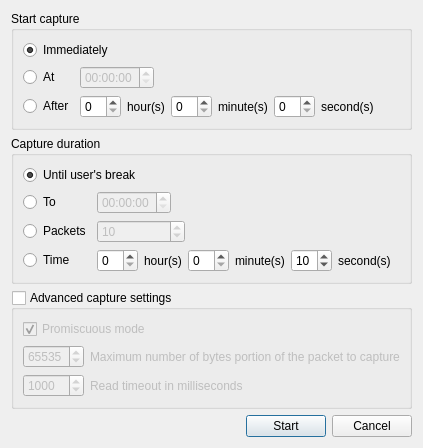
<?xml version="1.0" encoding="UTF-8"?>
<ui version="4.0">
 <class>StartCaptureDialogClass</class>
 <widget class="QDialog" name="StartCaptureDialogClass">
  <property name="geometry">
   <rect>
    <x>0</x>
    <y>0</y>
    <width>395</width>
    <height>402</height>
   </rect>
  </property>
  <property name="windowTitle">
   <string>Capture settings</string>
  </property>
  <property name="windowIcon">
   <iconset resource="images.qrc">
    <normaloff>:/images/16_start.png</normaloff>:/images/16_start.png</iconset>
  </property>
  <layout class="QGridLayout" name="gridLayout">
   <property name="sizeConstraint">
    <enum>QLayout::SetFixedSize</enum>
   </property>
   <item row="1" column="0">
    <widget class="QGroupBox" name="groupBox">
     <property name="title">
      <string>Capture duration</string>
     </property>
     <layout class="QGridLayout" name="gridLayout_2">
      <item row="0" column="0" colspan="3">
       <widget class="QRadioButton" name="radioButtonUser">
        <property name="sizePolicy">
         <sizepolicy hsizetype="Fixed" vsizetype="Fixed">
          <horstretch>0</horstretch>
          <verstretch>0</verstretch>
         </sizepolicy>
        </property>
        <property name="text">
         <string>Until user's break</string>
        </property>
        <property name="checked">
         <bool>true</bool>
        </property>
       </widget>
      </item>
      <item row="2" column="0">
       <widget class="QRadioButton" name="radioButtonPackets">
        <property name="sizePolicy">
         <sizepolicy hsizetype="Fixed" vsizetype="Fixed">
          <horstretch>0</horstretch>
          <verstretch>0</verstretch>
         </sizepolicy>
        </property>
        <property name="text">
         <string>Packets</string>
        </property>
       </widget>
      </item>
      <item row="4" column="0">
       <widget class="QRadioButton" name="radioButtonTime">
        <property name="sizePolicy">
         <sizepolicy hsizetype="Maximum" vsizetype="Fixed">
          <horstretch>0</horstretch>
          <verstretch>0</verstretch>
         </sizepolicy>
        </property>
        <property name="text">
         <string>Time</string>
        </property>
       </widget>
      </item>
      <item row="2" column="1">
       <widget class="QSpinBox" name="spinBoxPackets">
        <property name="enabled">
         <bool>false</bool>
        </property>
        <property name="sizePolicy">
         <sizepolicy hsizetype="Maximum" vsizetype="Fixed">
          <horstretch>0</horstretch>
          <verstretch>0</verstretch>
         </sizepolicy>
        </property>
        <property name="minimumSize">
         <size>
          <width>88</width>
          <height>0</height>
         </size>
        </property>
        <property name="wrapping">
         <bool>true</bool>
        </property>
        <property name="frame">
         <bool>true</bool>
        </property>
        <property name="buttonSymbols">
         <enum>QAbstractSpinBox::UpDownArrows</enum>
        </property>
        <property name="accelerated">
         <bool>true</bool>
        </property>
        <property name="minimum">
         <number>1</number>
        </property>
        <property name="maximum">
         <number>2147483647</number>
        </property>
        <property name="value">
         <number>10</number>
        </property>
       </widget>
      </item>
      <item row="4" column="1">
       <widget class="QFrame" name="frameDuration">
        <property name="enabled">
         <bool>true</bool>
        </property>
        <property name="frameShape">
         <enum>QFrame::NoFrame</enum>
        </property>
        <property name="lineWidth">
         <number>0</number>
        </property>
        <layout class="QGridLayout" name="gridLayout_6">
         <property name="margin">
          <number>0</number>
         </property>
         <item row="0" column="0">
          <widget class="QSpinBox" name="spinBoxH">
           <property name="enabled">
            <bool>true</bool>
           </property>
           <property name="sizePolicy">
            <sizepolicy hsizetype="Maximum" vsizetype="Fixed">
             <horstretch>0</horstretch>
             <verstretch>0</verstretch>
            </sizepolicy>
           </property>
           <property name="wrapping">
            <bool>false</bool>
           </property>
           <property name="accelerated">
            <bool>true</bool>
           </property>
           <property name="maximum">
            <number>23</number>
           </property>
           <property name="value">
            <number>0</number>
           </property>
          </widget>
         </item>
         <item row="0" column="1">
          <widget class="QLabel" name="labelH">
           <property name="enabled">
            <bool>true</bool>
           </property>
           <property name="sizePolicy">
            <sizepolicy hsizetype="Maximum" vsizetype="Preferred">
             <horstretch>0</horstretch>
             <verstretch>0</verstretch>
            </sizepolicy>
           </property>
           <property name="text">
            <string>hour(s)</string>
           </property>
          </widget>
         </item>
         <item row="0" column="2">
          <widget class="QSpinBox" name="spinBoxM">
           <property name="enabled">
            <bool>true</bool>
           </property>
           <property name="sizePolicy">
            <sizepolicy hsizetype="Maximum" vsizetype="Fixed">
             <horstretch>0</horstretch>
             <verstretch>0</verstretch>
            </sizepolicy>
           </property>
           <property name="accelerated">
            <bool>true</bool>
           </property>
           <property name="maximum">
            <number>59</number>
           </property>
          </widget>
         </item>
         <item row="0" column="3">
          <widget class="QLabel" name="labelM">
           <property name="enabled">
            <bool>true</bool>
           </property>
           <property name="sizePolicy">
            <sizepolicy hsizetype="Maximum" vsizetype="Preferred">
             <horstretch>0</horstretch>
             <verstretch>0</verstretch>
            </sizepolicy>
           </property>
           <property name="text">
            <string>minute(s)</string>
           </property>
          </widget>
         </item>
         <item row="0" column="4">
          <widget class="QSpinBox" name="spinBoxS">
           <property name="enabled">
            <bool>true</bool>
           </property>
           <property name="sizePolicy">
            <sizepolicy hsizetype="Maximum" vsizetype="Fixed">
             <horstretch>0</horstretch>
             <verstretch>0</verstretch>
            </sizepolicy>
           </property>
           <property name="alignment">
            <set>Qt::AlignLeading|Qt::AlignLeft|Qt::AlignVCenter</set>
           </property>
           <property name="accelerated">
            <bool>true</bool>
           </property>
           <property name="maximum">
            <number>59</number>
           </property>
           <property name="value">
            <number>10</number>
           </property>
          </widget>
         </item>
         <item row="0" column="5">
          <widget class="QLabel" name="labelS">
           <property name="enabled">
            <bool>true</bool>
           </property>
           <property name="sizePolicy">
            <sizepolicy hsizetype="Maximum" vsizetype="Preferred">
             <horstretch>0</horstretch>
             <verstretch>0</verstretch>
            </sizepolicy>
           </property>
           <property name="text">
            <string>second(s)</string>
           </property>
          </widget>
         </item>
        </layout>
       </widget>
      </item>
      <item row="1" column="0">
       <widget class="QRadioButton" name="radioButtonTo">
        <property name="sizePolicy">
         <sizepolicy hsizetype="Fixed" vsizetype="Fixed">
          <horstretch>0</horstretch>
          <verstretch>0</verstretch>
         </sizepolicy>
        </property>
        <property name="text">
         <string>To</string>
        </property>
       </widget>
      </item>
      <item row="1" column="1">
       <widget class="QTimeEdit" name="timeEditTo">
        <property name="enabled">
         <bool>false</bool>
        </property>
        <property name="sizePolicy">
         <sizepolicy hsizetype="Fixed" vsizetype="Fixed">
          <horstretch>0</horstretch>
          <verstretch>0</verstretch>
         </sizepolicy>
        </property>
        <property name="wrapping">
         <bool>false</bool>
        </property>
        <property name="alignment">
         <set>Qt::AlignLeading|Qt::AlignLeft|Qt::AlignVCenter</set>
        </property>
        <property name="accelerated">
         <bool>true</bool>
        </property>
        <property name="minimumTime">
         <time>
          <hour>0</hour>
          <minute>0</minute>
          <second>0</second>
         </time>
        </property>
       </widget>
      </item>
     </layout>
    </widget>
   </item>
   <item row="2" column="0">
    <widget class="QGroupBox" name="groupBoxAdvanced">
     <property name="enabled">
      <bool>true</bool>
     </property>
     <property name="title">
      <string>Advanced capture settings</string>
     </property>
     <property name="checkable">
      <bool>true</bool>
     </property>
     <property name="checked">
      <bool>false</bool>
     </property>
     <layout class="QGridLayout" name="gridLayout_3">
      <item row="1" column="0">
       <widget class="QSpinBox" name="spinBoxBytesOfPacket">
        <property name="sizePolicy">
         <sizepolicy hsizetype="Fixed" vsizetype="Fixed">
          <horstretch>0</horstretch>
          <verstretch>0</verstretch>
         </sizepolicy>
        </property>
        <property name="wrapping">
         <bool>true</bool>
        </property>
        <property name="accelerated">
         <bool>true</bool>
        </property>
        <property name="minimum">
         <number>1</number>
        </property>
        <property name="maximum">
         <number>65535</number>
        </property>
        <property name="value">
         <number>65535</number>
        </property>
       </widget>
      </item>
      <item row="2" column="0">
       <widget class="QSpinBox" name="spinBoxTimeout">
        <property name="sizePolicy">
         <sizepolicy hsizetype="Preferred" vsizetype="Fixed">
          <horstretch>0</horstretch>
          <verstretch>0</verstretch>
         </sizepolicy>
        </property>
        <property name="wrapping">
         <bool>true</bool>
        </property>
        <property name="accelerated">
         <bool>true</bool>
        </property>
        <property name="maximum">
         <number>65535</number>
        </property>
        <property name="singleStep">
         <number>50</number>
        </property>
        <property name="value">
         <number>1000</number>
        </property>
       </widget>
      </item>
      <item row="1" column="1">
       <widget class="QLabel" name="label_4">
        <property name="text">
         <string>Maximum number of bytes portion of the packet to capture</string>
        </property>
       </widget>
      </item>
      <item row="2" column="1">
       <widget class="QLabel" name="label_5">
        <property name="text">
         <string>Read timeout in milliseconds</string>
        </property>
       </widget>
      </item>
      <item row="0" column="0" colspan="2">
       <widget class="QCheckBox" name="checkBoxMode">
        <property name="text">
         <string>Promiscuous mode</string>
        </property>
        <property name="checked">
         <bool>true</bool>
        </property>
       </widget>
      </item>
     </layout>
    </widget>
   </item>
   <item row="3" column="0">
    <layout class="QHBoxLayout" name="horizontalLayout">
     <property name="sizeConstraint">
      <enum>QLayout::SetMinAndMaxSize</enum>
     </property>
     <item>
      <spacer name="horizontalSpacer">
       <property name="orientation">
        <enum>Qt::Horizontal</enum>
       </property>
       <property name="sizeType">
        <enum>QSizePolicy::Expanding</enum>
       </property>
       <property name="sizeHint" stdset="0">
        <size>
         <width>0</width>
         <height>0</height>
        </size>
       </property>
      </spacer>
     </item>
     <item>
      <widget class="QPushButton" name="pushButtonStart">
       <property name="text">
        <string>Start</string>
       </property>
       <property name="icon">
        <iconset resource="images.qrc">
         <normaloff>:/images/16_start_now.png</normaloff>:/images/16_start_now.png</iconset>
       </property>
       <property name="autoDefault">
        <bool>false</bool>
       </property>
       <property name="default">
        <bool>true</bool>
       </property>
      </widget>
     </item>
     <item>
      <widget class="QPushButton" name="pushButtonCancel">
       <property name="text">
        <string>Cancel</string>
       </property>
       <property name="icon">
        <iconset resource="images.qrc">
         <normaloff>:/images/o_cancel.png</normaloff>:/images/o_cancel.png</iconset>
       </property>
       <property name="autoDefault">
        <bool>false</bool>
       </property>
      </widget>
     </item>
    </layout>
   </item>
   <item row="0" column="0">
    <widget class="QGroupBox" name="groupBox_2">
     <property name="title">
      <string>Start capture</string>
     </property>
     <layout class="QGridLayout" name="gridLayout_4">
      <item row="0" column="0" colspan="4">
       <widget class="QRadioButton" name="radioButtonImmediately">
        <property name="sizePolicy">
         <sizepolicy hsizetype="Fixed" vsizetype="Fixed">
          <horstretch>0</horstretch>
          <verstretch>0</verstretch>
         </sizepolicy>
        </property>
        <property name="text">
         <string>Immediately</string>
        </property>
        <property name="checked">
         <bool>true</bool>
        </property>
       </widget>
      </item>
      <item row="2" column="0">
       <widget class="QRadioButton" name="radioButtonAfter">
        <property name="sizePolicy">
         <sizepolicy hsizetype="Fixed" vsizetype="Fixed">
          <horstretch>0</horstretch>
          <verstretch>0</verstretch>
         </sizepolicy>
        </property>
        <property name="text">
         <string>After</string>
        </property>
       </widget>
      </item>
      <item row="2" column="1" colspan="6">
       <widget class="QFrame" name="frameStart">
        <property name="enabled">
         <bool>true</bool>
        </property>
        <property name="sizePolicy">
         <sizepolicy hsizetype="Fixed" vsizetype="Preferred">
          <horstretch>0</horstretch>
          <verstretch>0</verstretch>
         </sizepolicy>
        </property>
        <property name="lineWidth">
         <number>0</number>
        </property>
        <layout class="QGridLayout" name="gridLayout_5">
         <property name="margin">
          <number>0</number>
         </property>
         <item row="0" column="0">
          <widget class="QSpinBox" name="spinBoxAfterH">
           <property name="enabled">
            <bool>true</bool>
           </property>
           <property name="sizePolicy">
            <sizepolicy hsizetype="Maximum" vsizetype="Fixed">
             <horstretch>0</horstretch>
             <verstretch>0</verstretch>
            </sizepolicy>
           </property>
           <property name="wrapping">
            <bool>false</bool>
           </property>
           <property name="accelerated">
            <bool>true</bool>
           </property>
           <property name="maximum">
            <number>23</number>
           </property>
           <property name="value">
            <number>0</number>
           </property>
          </widget>
         </item>
         <item row="0" column="1">
          <widget class="QLabel" name="labelAfterH">
           <property name="enabled">
            <bool>true</bool>
           </property>
           <property name="sizePolicy">
            <sizepolicy hsizetype="Maximum" vsizetype="Preferred">
             <horstretch>0</horstretch>
             <verstretch>0</verstretch>
            </sizepolicy>
           </property>
           <property name="text">
            <string>hour(s)</string>
           </property>
          </widget>
         </item>
         <item row="0" column="2">
          <widget class="QSpinBox" name="spinBoxAfterM">
           <property name="enabled">
            <bool>true</bool>
           </property>
           <property name="sizePolicy">
            <sizepolicy hsizetype="Maximum" vsizetype="Fixed">
             <horstretch>0</horstretch>
             <verstretch>0</verstretch>
            </sizepolicy>
           </property>
           <property name="accelerated">
            <bool>true</bool>
           </property>
           <property name="maximum">
            <number>59</number>
           </property>
          </widget>
         </item>
         <item row="0" column="3">
          <widget class="QLabel" name="labelAfterM">
           <property name="enabled">
            <bool>true</bool>
           </property>
           <property name="sizePolicy">
            <sizepolicy hsizetype="Maximum" vsizetype="Preferred">
             <horstretch>0</horstretch>
             <verstretch>0</verstretch>
            </sizepolicy>
           </property>
           <property name="text">
            <string>minute(s)</string>
           </property>
          </widget>
         </item>
         <item row="0" column="4">
          <widget class="QSpinBox" name="spinBoxAfterS">
           <property name="enabled">
            <bool>true</bool>
           </property>
           <property name="sizePolicy">
            <sizepolicy hsizetype="Maximum" vsizetype="Fixed">
             <horstretch>0</horstretch>
             <verstretch>0</verstretch>
            </sizepolicy>
           </property>
           <property name="alignment">
            <set>Qt::AlignLeading|Qt::AlignLeft|Qt::AlignVCenter</set>
           </property>
           <property name="accelerated">
            <bool>true</bool>
           </property>
           <property name="maximum">
            <number>59</number>
           </property>
          </widget>
         </item>
         <item row="0" column="5">
          <widget class="QLabel" name="labelAfterS">
           <property name="enabled">
            <bool>true</bool>
           </property>
           <property name="sizePolicy">
            <sizepolicy hsizetype="Maximum" vsizetype="Preferred">
             <horstretch>0</horstretch>
             <verstretch>0</verstretch>
            </sizepolicy>
           </property>
           <property name="text">
            <string>second(s)</string>
           </property>
          </widget>
         </item>
        </layout>
       </widget>
      </item>
      <item row="1" column="0">
       <widget class="QRadioButton" name="radioButtonAt">
        <property name="sizePolicy">
         <sizepolicy hsizetype="Fixed" vsizetype="Fixed">
          <horstretch>0</horstretch>
          <verstretch>0</verstretch>
         </sizepolicy>
        </property>
        <property name="text">
         <string>At</string>
        </property>
       </widget>
      </item>
      <item row="1" column="1">
       <widget class="QTimeEdit" name="timeEditAt">
        <property name="enabled">
         <bool>false</bool>
        </property>
        <property name="sizePolicy">
         <sizepolicy hsizetype="Fixed" vsizetype="Fixed">
          <horstretch>0</horstretch>
          <verstretch>0</verstretch>
         </sizepolicy>
        </property>
        <property name="wrapping">
         <bool>false</bool>
        </property>
        <property name="alignment">
         <set>Qt::AlignLeading|Qt::AlignLeft|Qt::AlignVCenter</set>
        </property>
        <property name="accelerated">
         <bool>true</bool>
        </property>
        <property name="minimumTime">
         <time>
          <hour>0</hour>
          <minute>0</minute>
          <second>0</second>
         </time>
        </property>
       </widget>
      </item>
     </layout>
    </widget>
   </item>
  </layout>
 </widget>
 <resources>
  <include location="images.qrc"/>
 </resources>
 <connections/>
</ui>
